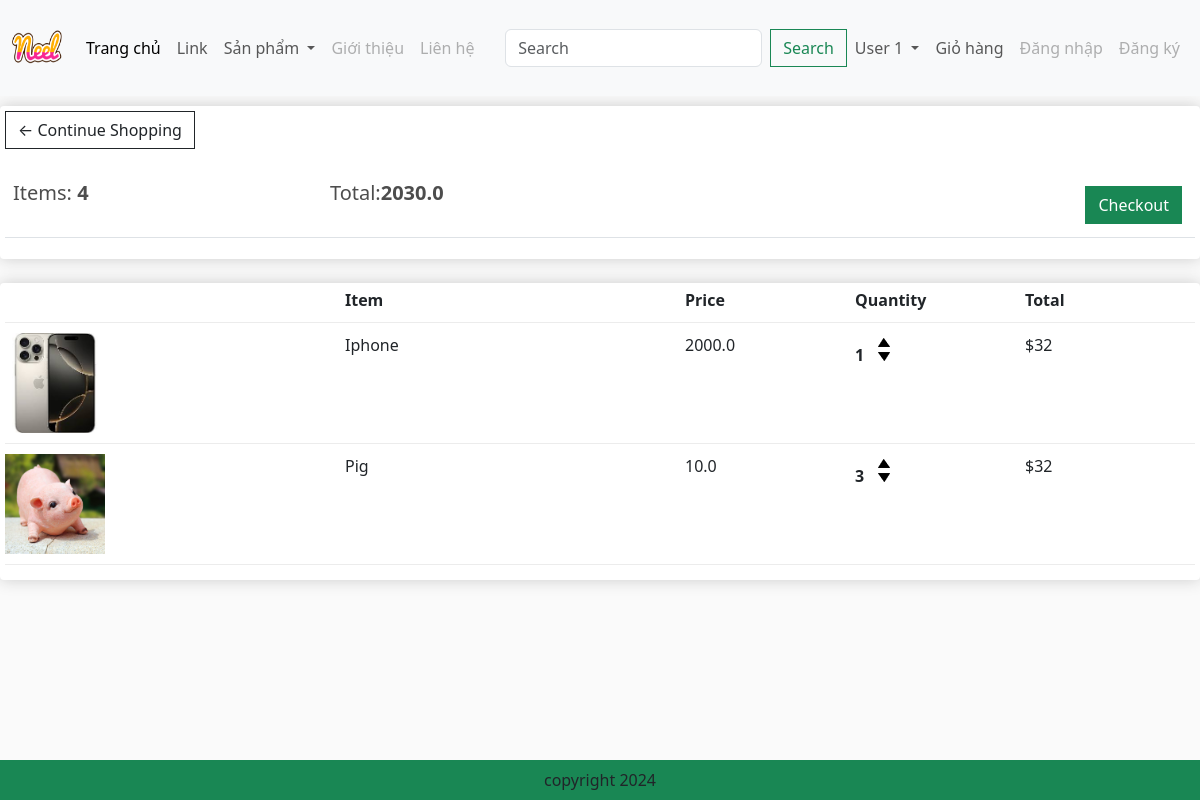
/cart/ (signed in), run on an earlier commit of the app's database.
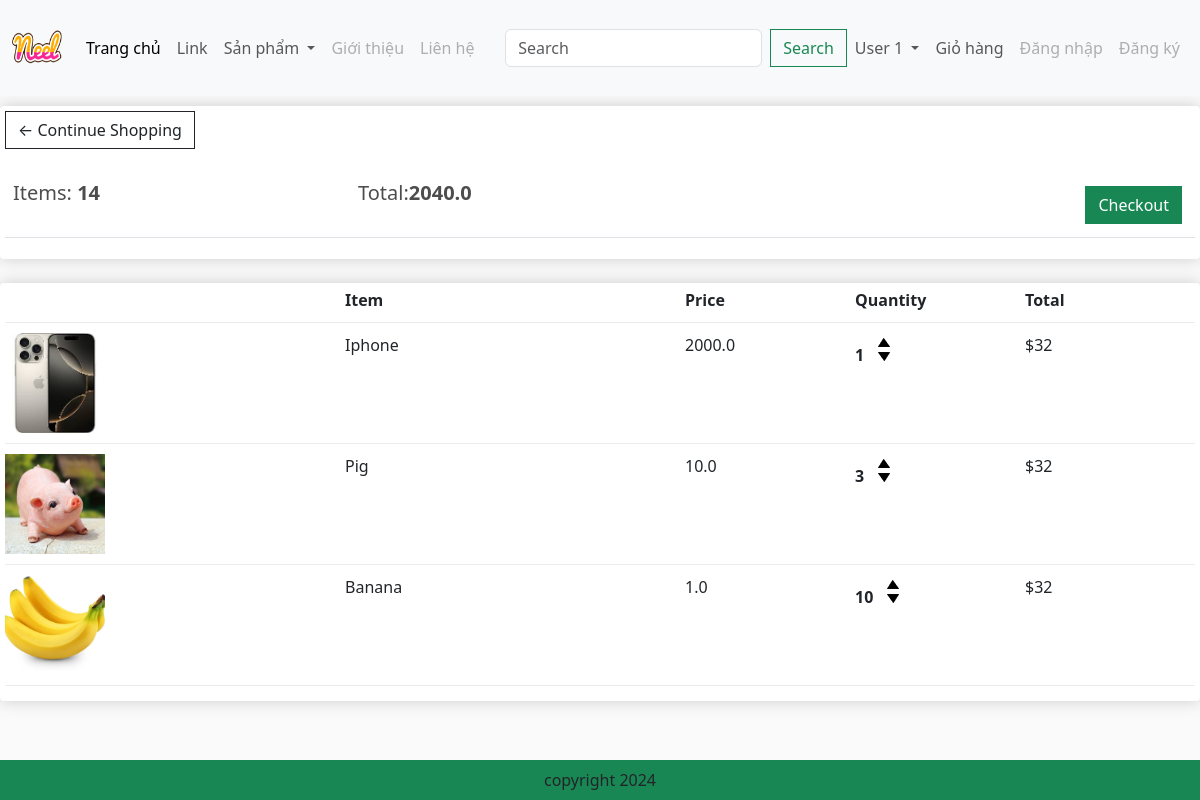
And on a later commit of the database.
### app/models.py (models this page shows, shortened)
class Order(models.Model):
    customer = models.ForeignKey(Customer,on_delete=models.SET_NULL,blank=True,null=True)
    date_order = models.DateTimeField(auto_now_add=True)
    complete = models.BooleanField(default=False,null=True,blank=False)
    transaction_id = models.CharField(max_length=200,null=True)
    @property
    def get_cart_items(self):
        orderitems=self.orderitem_set.all()
        total=sum([item.quantity for item in orderitems])
        return total
    @property
    def get_cart_total(self):
        orderitems=self.orderitem_set.all()
        total=sum([item.get_total for item in orderitems])
        return total

class OrderItem(models.Model):
    product = models.ForeignKey(Product,on_delete=models.SET_NULL,blank=True,null=True)
    order = models.ForeignKey(Order,on_delete=models.SET_NULL,blank=True,null=True)
    quantity = models.IntegerField(default=0,null=True,blank=True)
    date_added = models.DateTimeField(auto_now_add=True)
    @property
    def get_total(self):
        total=self.product.price*self.quantity
        return total

class Product(models.Model):
    name = models.CharField(max_length=200,null=True)
    price = models.FloatField()
    digital = models.BooleanField(default=False,null=True,blank=False)
    image = models.ImageField(null=True,blank=True)
    @property
    def ImageURL(self):
        try:
            url = self.image.url
        except:
            url = ""
        return url

### app/views.py (the view)
# urls.py: path('cart/', views.cart, name = "cart"),
def cart(request):
    if request.user.is_authenticated:
        customer = request.user.customer
        order, created = Order.objects.get_or_create( customer = customer, complete = False)
        items = order.orderitem_set.all()
    else:
        items = []
        order = {'order.get_cart_items':0,'order.get_cart_total':0}
    context={'items': items, 'order':order}
    return render(request,'app/cart.html', context)

### app/templates/app/cart.html
{% extends 'app/base.html' %}
{% load static %}
{% block cart_content %}
<div class="row">
	<div class="col-lg-12">
		<div class="box-element">
			<a  class="btn btn-outline-dark" href="{% url 'home' %}">&#x2190; Continue Shopping</a>
			<br>
			<br>
			<table class="table">
				<tr>
					<th><h5>Items: <strong>{{order.get_cart_items}}</strong></h5></th>
					<th><h5>Total:<strong>{{order.get_cart_total}}</strong></h5></th>
					<th>
						<a  style="float:right; margin:5px;" class="btn btn-success" href="{% url 'checkout' %}">Checkout</a>
					</th>
				</tr>
			</table>
		</div>
		<br>
		<div class="box-element">
			<div class="cart-row">
				<div style="flex:2"></div>
				<div style="flex:2"><strong>Item</strong></div>
				<div style="flex:1"><strong>Price</strong></div>
				<div style="flex:1"><strong>Quantity</strong></div>
				<div style="flex:1"><strong>Total</strong></div>
			</div>
			{% for item in items %}
			<div class="cart-row">
				<div style="flex:2"><img class="row-image" src="{{item.product.ImageURL}}"></div>
				<div style="flex:2"><p>{{item.product.name}}</p></div>
				<div style="flex:1"><p>{{item.product.price}}</p></div>
				<div style="flex:1">
					<p class="quantity">{{item.quantity}}</p>
					<div class="quantity">
						<img class="chg-quantity" src="{% static  'app/images/arrow-up.png' %}">
						<img class="chg-quantity" src="{% static  'app/images/arrow-down.png' %}">
					</div>
				</div>
				<div style="flex:1"><p>$32</p></div>
			</div>
			{% endfor %}
		</div>
	</div>
</div>
{% endblock cart_content %}

### app/templates/app/base.html (shortened to what this page needs)
{% load static %}
<!DOCTYPE html>
<html>
    <head>
        <link href="https://cdn.jsdelivr.net/npm/bootstrap@5.3.3/dist/css/bootstrap.min.css" rel="stylesheet"/>
        <link href="{% static 'app/css/style.css' %}" rel='stylesheet'/>
        <link href="{% static 'app/css/owl.carousel.min.css' %}" rel='stylesheet'/>
        <link href="{% static 'app/css/all.min.css' %}" rel='stylesheet'/>
        <link rel="stylesheet" type="text/css" href="{% static "app/css/main.css" %}" />
        <link rel="stylesheet" href="">
    </head>
    <body>
        <nav class="navbar navbar-expand-lg bg-body-tertiary">
            <div class="container-fluid">
              <a class="navbar-brand" href="{%url 'home'%}" /a>
                <img src=" {% static 'app/images/Neel.png' %}" width="50" height="70" />
            </a>
              <div class="collapse navbar-collapse" id="navbarSupportedContent">
                <ul class="navbar-nav me-auto mb-2 mb-lg-0">
                  <li class="nav-item">
                    <a class="nav-link active" aria-current="page" href="{%url 'home'%}">Trang chủ</a>
                  </li>
                  <li class="nav-item">
                    <a class="nav-link" href="#">Link</a>
                  </li>
                  <li class="nav-item dropdown">
                    <a class="nav-link dropdown-toggle" href="#" role="button" data-bs-toggle="dropdown" aria-expanded="false">
                      Sản phẩm
                    </a>
                  </li>
                  <li class="nav-item">
                    <a class="nav-link disabled" href="#">Giới thiệu</a>
                  </li>
                  <li class="nav-item">
                    <a class="nav-link disabled" href="#">Liên hệ</a>
                  </li>
                </ul>
                <form class="d-flex" role="search">
                  <input class="form-control me-2" type="search" placeholder="Search" aria-label="Search">
                  <button class="btn btn-outline-success" type="submit">Search</button>
                </form>
              </div>
              <ul class="navbar-nav me-auto mb-2 mb-lg-0">
                <li class="nav-item dropdown">
                  <a class="nav-link dropdown-toggle" href="#" role="button" data-bs-toggle="dropdown" aria-expanded="false">
                    User 1
                  </a>
                </li>
                <li class="nav-item">
                  <a class="nav-link " href="{%url 'cart'%}">Giỏ hàng </a>
                </li>
                <li class="nav-item">
                  <a class="nav-link disabled" href="#">Đăng nhập</a>
                </li>
                <li class="nav-item">
                  <a class="nav-link disabled" href="#">Đăng ký</a>
                </li>
              </ul>
            </div>
          </nav>
        {% block cart_content %}{% endblock cart_content %}
        <footer class ="container--fluid bg-success text-center fixed-bottom p-2 mt-5">
            copyright 2024
        </footer>
    </body>
</html>

### app/static/app/css/main.css (style rules this page uses)
body { background-color: hsl(0, 0%, 98%); }
h1,h2,h3,h4,h5,h6 { color:hsl(0, 0%, 30%); }
.box-element { box-shadow:hsl(0, 0%, 80%) 0 0 16px; background-color: #fff; border-radius: 4px; padding: 5px; }
.col-lg-3, .col-lg-4, .col-lg-6, .col-lg-8, .col-lg-12 { margin-top: 10px; }
.btn { border-radius: 0; }
.row-image { width: 100px; }
.cart-row { display: flex; align-items: flex-stretch; padding-bottom: 10px; margin-bottom: 10px; border-bottom: 1px solid #ececec; }
.quantity { display: inline-block; font-weight: 700; padding-right:10px; }
.chg-quantity { width: 12px; cursor: pointer; display: block; margin-top: 5px; transition:.1s; }

What changed in the data, as far as the page shows it:
computed for Order: get_cart_items "4" → "14"; get_cart_total "2030.0" → "2040.0"
added OrderItem: product.ImageURL (picture), product.name "Banana", product.price "1.0", quantity "10"
